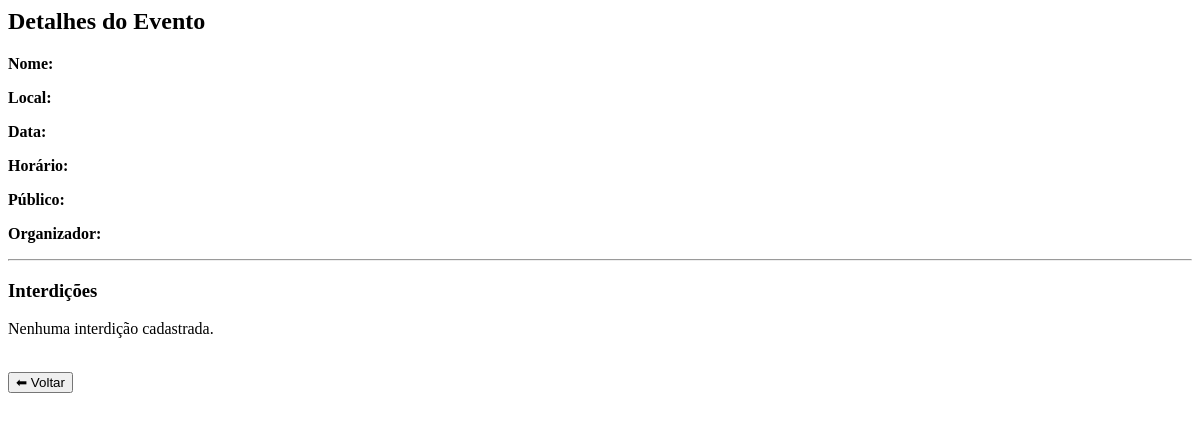
Before: /visualizar_evento/9 with the older database file.
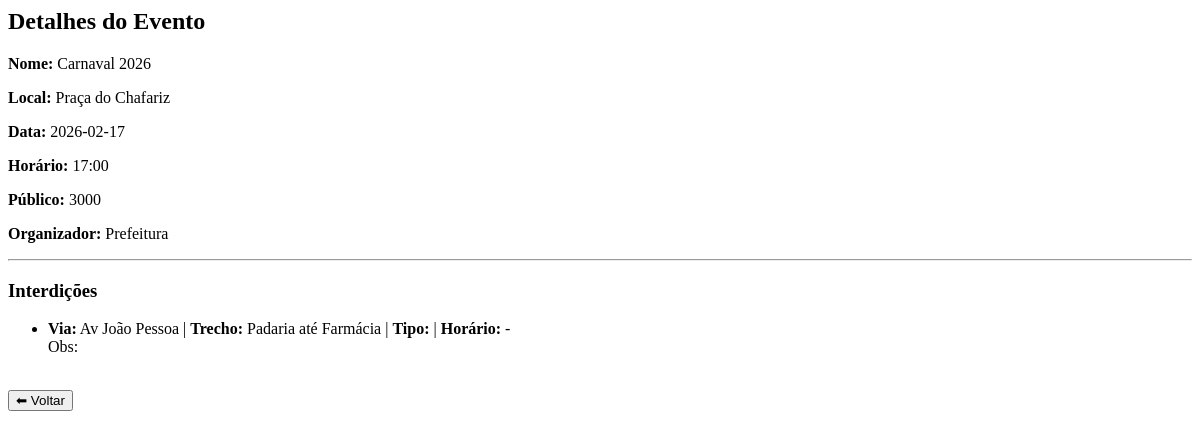
After: the same page with the newer database file.
### tables this page shows
CREATE TABLE evento (
            id INTEGER PRIMARY KEY AUTOINCREMENT,
            nome TEXT,
            local TEXT,
            data TEXT,
            horario TEXT,
            publico INTEGER,
            organizador TEXT
        );

CREATE TABLE interdicao (
        id INTEGER PRIMARY KEY AUTOINCREMENT,
        evento_id INTEGER,
        via TEXT,
        trecho_inicio TEXT,
        trecho_fim TEXT,
        tipo_bloqueio TEXT,
        hora_inicio TEXT,
        hora_fim TEXT,
        observacoes TEXT
    );

### app.py (the view)
@app.route('/visualizar_evento/<int:id>')
def visualizar_evento(id):
    conn = sqlite3.connect('database.db')
    cursor = conn.cursor()
    cursor.execute("SELECT * FROM evento WHERE id=?", (id,))
    evento = cursor.fetchone()
    cursor.execute("SELECT * FROM interdicao WHERE evento_id=?", (id,))
    interdicoes = cursor.fetchall()
    conn.close()
    return render_template(
        'visualizar_evento.html',
        evento=evento,
        interdicoes=interdicoes
    )

### templates/visualizar_evento.html (shortened to what this page needs)
<h2>Detalhes do Evento</h2>
<p><strong>Nome:</strong> {{ evento[1] }}</p>
<p><strong>Local:</strong> {{ evento[2] }}</p>
<p><strong>Data:</strong> {{ evento[3] }}</p>
<p><strong>Horário:</strong> {{ evento[4] }}</p>
<p><strong>Público:</strong> {{ evento[5] }}</p>
<p><strong>Organizador:</strong> {{ evento[6] }}</p>
<hr>
<h3>Interdições</h3>
{% if interdicoes %}
    <ul>
    {% for i in interdicoes %}
        <li>
            <strong>Via:</strong> {{ i[2] }} |
            <strong>Trecho:</strong> {{ i[3] }} até {{ i[4] }} |
            <strong>Tipo:</strong> {{ i[5] }} |
            <strong>Horário:</strong> {{ i[6] }} - {{ i[7] }}
            <br>
            Obs: {{ i[8] }}
        </li>
    {% endfor %}
    </ul>
{% else %}
    <p>Nenhuma interdição cadastrada.</p>
{% endif %}
<button type="button" onclick="history.back()">⬅ Voltar</button>

Changed rows visible on the page:
added evento: nome "Carnaval 2026", local "Praça do Chafariz", data "2026-02-17", horario "17:00", publico "3000", organizador "Prefeitura"
added interdicao: via "Av João Pessoa", trecho_inicio "Padaria", trecho_fim "Farmácia"
Other visible differences:
text no longer shown: "Nenhuma interdição cadastrada."
